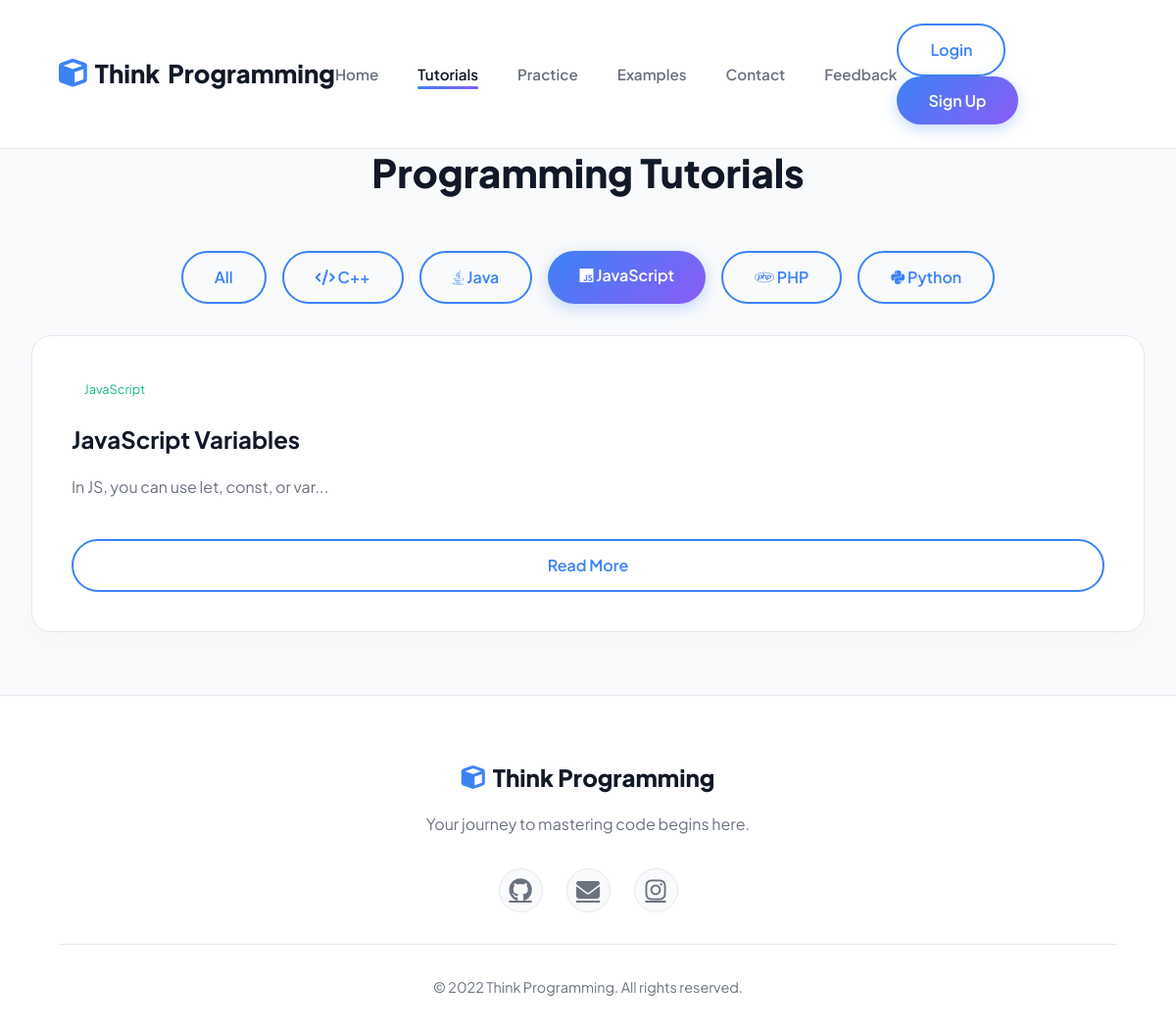
Page /tutorials.php?category=javascript on the committed database.
### tables this page shows
CREATE TABLE IF NOT EXISTS categories (
    id INT AUTO_INCREMENT PRIMARY KEY,
    name VARCHAR(50) NOT NULL UNIQUE,
    slug VARCHAR(50) NOT NULL UNIQUE,
    icon VARCHAR(50) DEFAULT 'code',
    description TEXT
);

CREATE TABLE IF NOT EXISTS tutorials (
    id INT AUTO_INCREMENT PRIMARY KEY,
    category_id INT,
    title VARCHAR(150) NOT NULL,
    content TEXT NOT NULL,
    video_url VARCHAR(255),
    created_at TIMESTAMP DEFAULT CURRENT_TIMESTAMP,
    FOREIGN KEY (category_id) REFERENCES categories(id) ON DELETE CASCADE
);

### tutorials.php (the view)
<?php
require_once 'includes/db.php';
include 'includes/header.php';
$stmtCats = $pdo->query("SELECT * FROM categories ORDER BY name");
$categories = $stmtCats->fetchAll(PDO::FETCH_ASSOC);
$selected_cat = isset($_GET['category']) ? $_GET['category'] : '';
if ($selected_cat) {
    $stmt = $pdo->prepare("SELECT t.*, c.name as cat_name FROM tutorials t JOIN categories c ON t.category_id = c.id WHERE c.slug = ? ORDER BY t.created_at DESC");
    $stmt->execute([$selected_cat]);
} else {
    $stmt = $pdo->query("SELECT t.*, c.name as cat_name FROM tutorials t JOIN categories c ON t.category_id = c.id ORDER BY t.created_at DESC");
}
$tutorials = $stmt->fetchAll(PDO::FETCH_ASSOC);
?>
<div class="container">
    <h1 class="section-title">Programming Tutorials</h1>
    <div style="display: flex; gap: 1rem; margin-bottom: 2rem; flex-wrap: wrap; justify-content: center;">
        <a href="tutorials.php" class="<?= $selected_cat == '' ? 'btn-primary' : 'btn-outline' ?>">All</a>
        <?php foreach($categories as $cat): ?>
            <a href="tutorials.php?category=<?= $cat['slug'] ?>" class="<?= $selected_cat == $cat['slug'] ? 'btn-primary' : 'btn-outline' ?>">
                <i class="<?= htmlspecialchars($cat['icon']) ?>"></i> <?= htmlspecialchars($cat['name']) ?>
            </a>
        <?php endforeach; ?>
    </div>
    <div class="card-grid">
        <?php if(count($tutorials) > 0): ?>
            <?php foreach($tutorials as $tut): ?>
                <div class="card" style="text-align: left;">
                    <span style="background: var(--glass-border); padding: 0.3rem 0.8rem; border-radius: 20px; font-size: 0.8rem; color: var(--accent); margin-bottom: 1rem; display: inline-block;">
                        <?= htmlspecialchars($tut['cat_name']) ?>
                    </span>
                    <h3 class="card-title"><?= htmlspecialchars($tut['title']) ?></h3>
                    <div class="card-text" style="max-height: 100px; overflow: hidden; position: relative;">
                        <?= strip_tags($tut['content'], '<p><b><i>') ?>
                        <div style="position: absolute; bottom: 0; left: 0; right: 0; height: 40px; background: linear-gradient(transparent, var(--glass-bg));"></div>
                    </div>
                    <a href="tutorial_view.php?id=<?= $tut['id'] ?>" class="btn-outline" style="margin-top: 1rem; width: 100%; text-align: center;">Read More</a>
                </div>
            <?php endforeach; ?>
        <?php else: ?>
            <p style="text-align: center; width: 100%; color: var(--text-muted);">No tutorials found for this category yet.</p>
        <?php endif; ?>
    </div>
</div>
<?php include 'includes/footer.php'; ?>

### assets/css/style.css (style rules this page uses)
:root { --primary: #3b82f6; --primary-hover: #2563eb; --secondary: #8b5cf6; --accent: #10b981; --dark: #111827; --light: #f9fafb; --surface: #ffffff; --border: #e5e7eb; --text-main: #1f2937; --text-muted: #6b7280; --gradient: linear-gradient(135deg, var(--primary) 0%, var(--secondary) 100%); --nav-bg: rgba(255, 255, 255, 0.9); --nav-scrolled: rgba(255, 255, 255, 0.98); }
* { margin: 0; padding: 0; box-sizing: border-box; }
body { font-family: 'Plus Jakarta Sans', sans-serif; background-color: var(--light); color: var(--text-main); line-height: 1.6; overflow-x: hidden; }
h1, h2, h3, h4, h5, h6 { font-family: 'Plus Jakarta Sans', sans-serif; font-weight: 700; color: var(--dark); }
.btn-primary { background: var(--gradient); color: #fff; padding: 0.75rem 2rem; border-radius: 50px; text-decoration: none; font-weight: 600; transition: all 0.3s; border: none; cursor: pointer; display: inline-block; box-shadow: 0 4px 15px rgba(59, 130, 246, 0.3); }
.btn-outline { background: transparent; color: var(--primary); padding: 0.75rem 2rem; border-radius: 50px; text-decoration: none; font-weight: 600; transition: all 0.3s; border: 2px solid var(--primary); display: inline-block; }
.container { max-width: 1200px; margin: 0 auto; padding: 4rem 2rem; }
.section-title { font-size: 2.5rem; font-weight: 800; margin-bottom: 3rem; text-align: center; color: var(--dark); }
.card-grid { display: grid; grid-template-columns: repeat(auto-fit, minmax(320px, 1fr)); gap: 2.5rem; }
.card { background: var(--surface); border: 1px solid var(--border); border-radius: 20px; padding: 2.5rem; transition: all 0.4s cubic-bezier(0.175, 0.885, 0.32, 1.275); position: relative; text-align: center; box-shadow: 0 10px 30px rgba(0,0,0,0.02); }
.card-title { font-size: 1.5rem; margin-bottom: 1rem; color: var(--dark); }
.card-text { color: var(--text-muted); margin-bottom: 1.5rem; line-height: 1.7; }

### rows in the picture
categories: name "C++"
categories: name "Java"
categories: name "JavaScript"
categories: name "PHP"
categories: name "Python"
tutorials: category.name "JavaScript", title "JavaScript Variables", content "In JS, you can use let, const, or var..."
